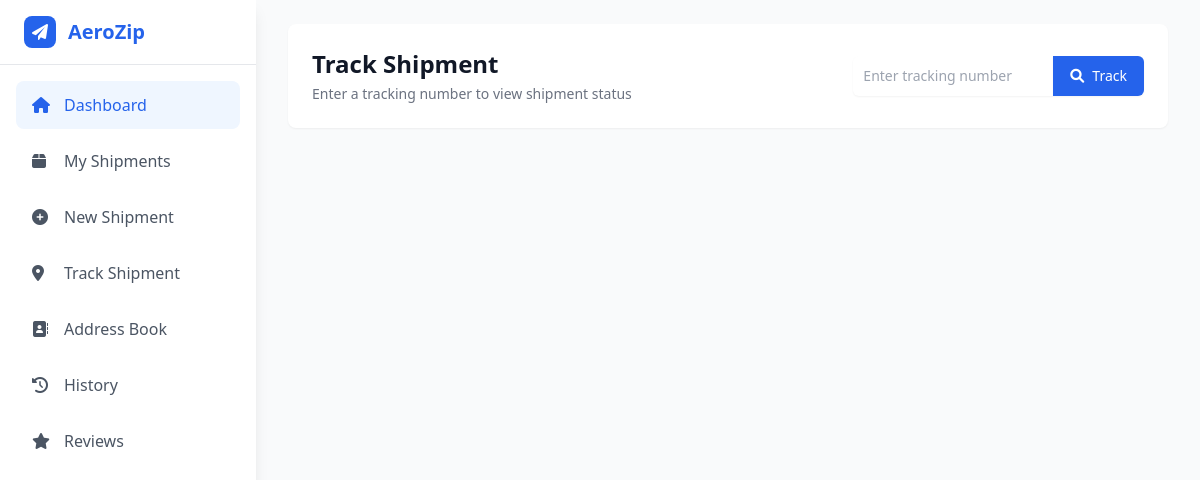
The page /track/ (signed in) on the database as committed earlier.
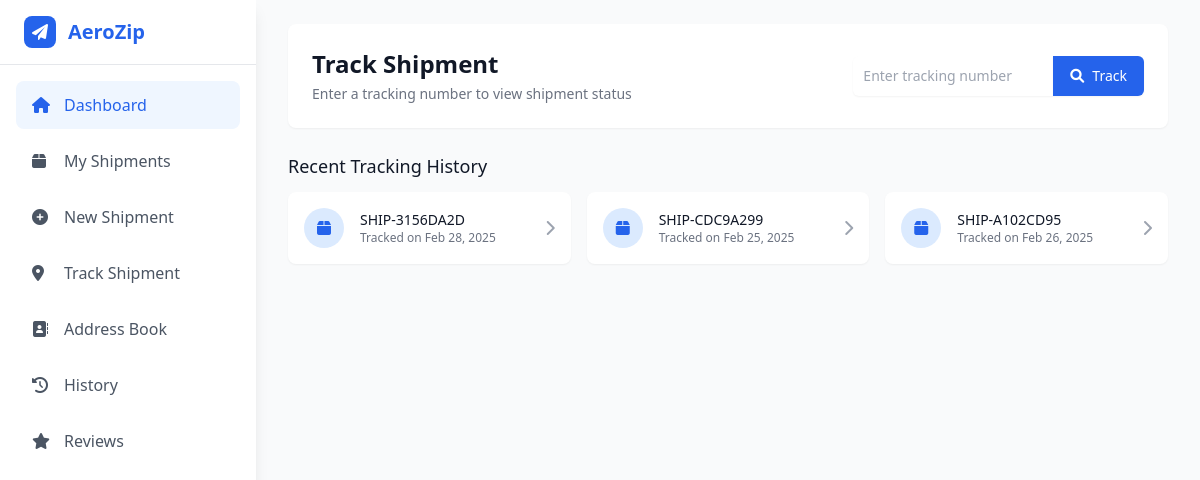
The same page on the database as committed later.
### main/models.py (models this page shows, shortened)
class TrackingSearchHistory(models.Model):
    user=models.ForeignKey(CustomUser,on_delete=models.CASCADE,null=True)
    shipment = models.OneToOneField(Shipment, on_delete=models.CASCADE, related_name='tracking_history')
    timestamp = models.DateTimeField(auto_now_add=True)
    class Meta:
        ordering = ['-timestamp']

class Shipment(models.Model):
    STATUS_CHOICES = [
        ('pending', 'Pending'),
        ('processing', 'Processing'),
        ('in_transit', 'In Transit'),
        ('out_for_delivery', 'Out for Delivery'),
        ('delivered', 'Delivered'),
        ('cancelled', 'Cancelled'),
    ]
    SHIPPING_SPEED_CHOICES = [
        ('standard', 'Standard Shipping'),
        ('express', 'Express Shipping'),
        ('overnight', 'Overnight Shipping'),
    ]
    SHIPMENT_TYPE_CHOICES = [
        ('international', 'International'),
        ('domestic', 'Domestic'),
    ]
    tracking_number = models.CharField(max_length=50, unique=True,editable=False)
    user = models.ForeignKey(CustomUser, on_delete=models.CASCADE)
    sender_address = models.ForeignKey(Address, on_delete=models.PROTECT, related_name='sender_address', null=True)
    recipient_address = models.ForeignKey(Address, on_delete=models.PROTECT, related_name='receiver_address')
    shipment_type = models.CharField(max_length=20, choices=SHIPMENT_TYPE_CHOICES, default='domestic')
    from_airport_name = models.CharField(max_length=500, null=True, blank=True)
    from_airport_place = models.CharField(max_length=500, null=True, blank=True)
    from_airport_code = models.CharField(max_length=500, null=True, blank=True)
    to_airport_name = models.CharField(max_length=500, null=True, blank=True)
    to_airport_place = models.CharField(max_length=500, null=True, blank=True)
    to_airport_code = models.CharField(max_length=500, null=True, blank=True)
    weight = models.FloatField()
    status = models.CharField(max_length=20, choices=STATUS_CHOICES, default='pending')
    shipping_speed = models.CharField(max_length=20, choices=SHIPPING_SPEED_CHOICES, default='standard')
    created_at = models.DateTimeField(auto_now_add=True)
    updated_at = models.DateTimeField(auto_now=True)
    estimated_delivery = models.DateField(null=True, blank=True)
    shipping_cost = models.DecimalField(max_digits=10, decimal_places=2, null=True, blank=True)
    notes = models.TextField(blank=True)
    cancellation_reason = models.CharField(max_length=255, blank=True, null=True)
    cancellation_date = models.DateTimeField(blank=True, null=True)
    cancellation_fee = models.DecimalField(max_digits=10, decimal_places=2, blank=True, null=True)
    is_paid = models.BooleanField(default=False)

### users/views.py (the view)
# urls.py: path('track/',track_shipment,name='track'),
def track_shipment(request):
    tracking_number = request.GET.get('tracking_number', '').strip()
    history = TrackingSearchHistory.objects.filter(user=request.user)
    if tracking_number:
        try:
            shipment = Shipment.objects.get(tracking_number=tracking_number)
            if shipment.status == 'cancelled':
                messages.error(request, "Please enter a valid tracking number.")
                return redirect('track')
            TrackingSearchHistory.objects.get_or_create(user=request.user,shipment=shipment)
            tracking_updates = ShipmentTrackingUpdate.objects.filter(shipment=shipment).all()
            context = {
                'shipment': shipment,
                'tracking_updates': tracking_updates,
                'tracking_number': tracking_number
            }
            return render(request, 'tracking.html', context)
        except Shipment.DoesNotExist:
            messages.error(request, "Please enter a valid tracking number.")
            return render(request, 'tracking.html', {'history':history})
    else:
        messages.error(request, "Please enter a valid tracking number.")
        return render(request, 'tracking.html', {'history':history})

### users/templates/tracking.html (shortened to what this page needs)
{% extends 'user_home.html' %}
{% block content %}
<div class="min-h-screen bg-gray-50">
    <div class="max-w-7xl mx-auto px-4 sm:px-6 lg:px-8 py-6">
        <div class="mb-6">
            <div class="bg-white rounded-lg shadow-sm p-6">
                <div class="flex flex-col md:flex-row md:items-center md:justify-between">
                    <div class="mb-4 md:mb-0">
                        <h1 class="text-2xl font-bold text-gray-900">Track Shipment</h1>
                        <p class="mt-1 text-sm text-gray-500">Enter a tracking number to view shipment status</p>
                    </div>
                    <form method="GET" action="{% url 'track' %}" class="flex">
                        <input type="text" name="tracking_number" placeholder="Enter tracking number" value="{{ tracking_number|default:'' }}" class="shadow-sm focus:ring-blue-500 focus:border-blue-500 block 2w-full sm:text-sm border-gray-300 rounded-l-md" style="width:200px;padding:10px;">
                        <button type="submit" class="inline-flex items-center px-4 py-2 border border-transparent rounded-r-md shadow-sm text-sm font-medium text-white bg-blue-600 hover:bg-blue-700 focus:outline-none focus:ring-2 focus:ring-offset-2 focus:ring-blue-500">
                            <i class="fas fa-search mr-2"></i>
                            Track
                        </button>
                    </form>
                </div>
            </div>
        </div>
        {% if history %}
    <div class="mb-6">
        <h2 class="text-lg font-medium text-gray-900 mb-3">Recent Tracking History</h2>
        <div class="grid grid-cols-1 sm:grid-cols-2 lg:grid-cols-3 gap-4">
            {% for i in history %}
                <a href="{% url 'track' %}?tracking_number={{i.shipment.tracking_number}}" class="bg-white rounded-lg shadow-sm p-4 hover:shadow-md transition-shadow duration-200 flex items-center">
                    <div class="flex-shrink-0 w-10 h-10 bg-blue-100 rounded-full flex items-center justify-center mr-4">
                        <i class="fas fa-box text-blue-600"></i>
                    </div>
                    <div class="flex-grow">
                        <p class="text-sm font-medium text-gray-900 truncate">{{i.shipment.tracking_number}}</p>
                        {% if i.shipment.created_at %}
                            <p class="text-xs text-gray-500">Tracked on {{ i.shipment.created_at|date:"M d, Y" }}</p>
                        {% endif %}
                    </div>
                    <div class="ml-2">
                        <i class="fas fa-chevron-right text-gray-400"></i>
                    </div>
                </a>
            {% endfor %}
        </div>
    </div>
{% endif %}
    </div>
</div>
{% endblock %}

Rows that differ between the two databases and show on the page:
added TrackingSearchHistory: shipment.tracking_number "SHIP-3156DA2D", shipment.created_at "Feb 28, 2025"
added TrackingSearchHistory: shipment.tracking_number "SHIP-CDC9A299", shipment.created_at "Feb 25, 2025"
added TrackingSearchHistory: shipment.tracking_number "SHIP-A102CD95", shipment.created_at "Feb 26, 2025"
Other text that changed with them:
text now shown: "Recent Tracking History"
